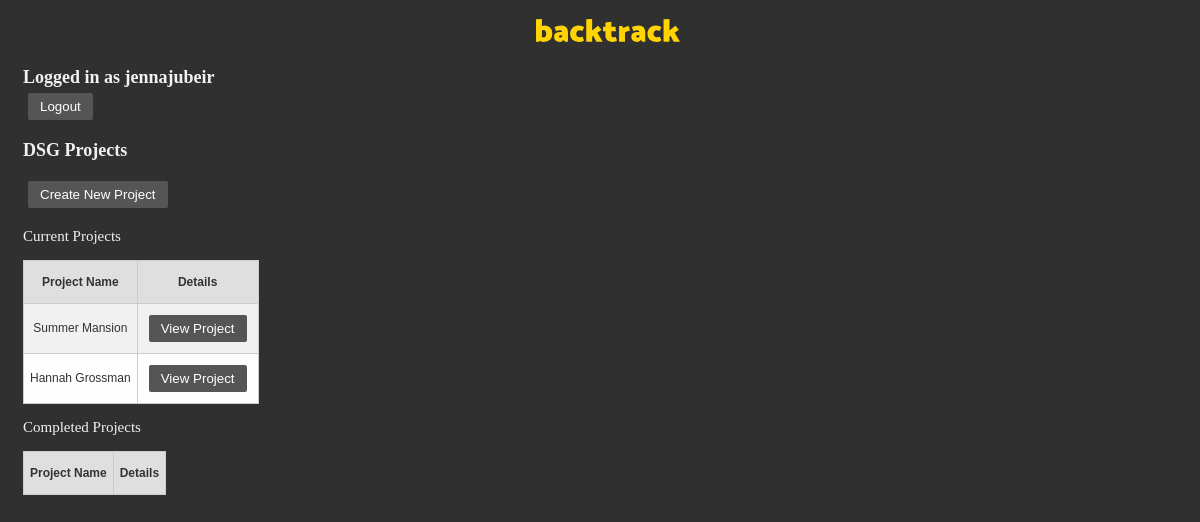
The app's page /backtrack/projects (signed in), older data.
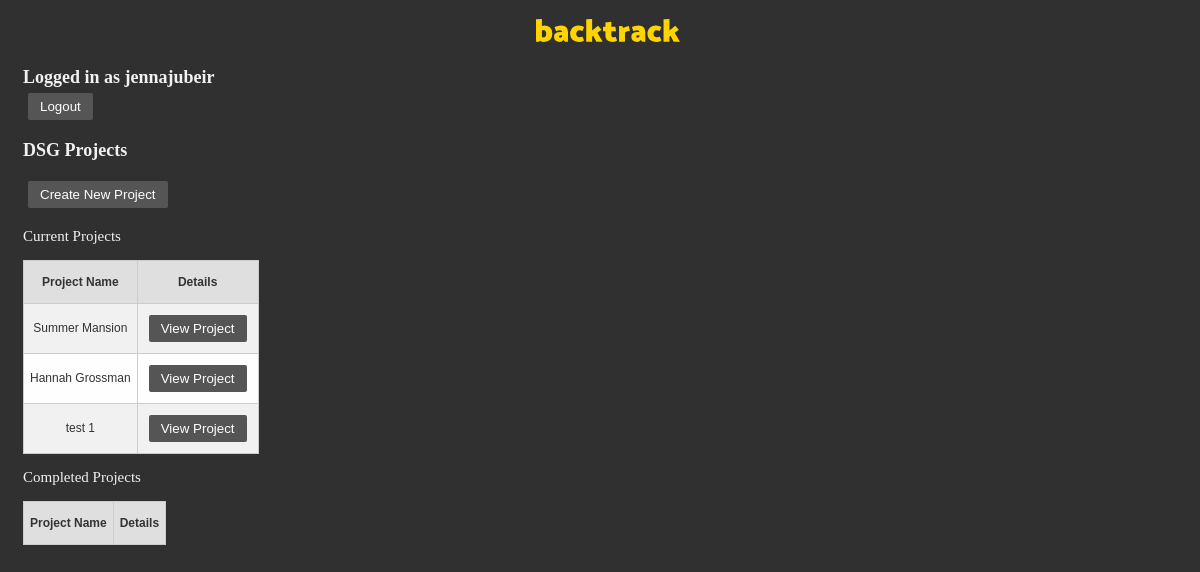
The same page, newer data.
### backtrack/models.py (models this page shows, shortened)
class Project(models.Model):
    name = models.CharField(max_length=200)
    status = models.CharField(max_length=200, default=ProjectStatus.CURRENT.value, choices=ProjectStatus.choices())

### backtrack/views.py (the view)
# urls.py: urlpatterns = [path('projects', views.ViewAllProjects.as_view(), name='projects'),
class ViewAllProjects(TemplateView):
    template_name = "project_list.html"
    def get_context_data(self, **kwargs):
        context = super().get_context_data(**kwargs)
        context['project_list1'] = Project.objects.filter(status=ProjectStatus.CURRENT.value)
        context['project_list2'] = Project.objects.filter(status=ProjectStatus.COMPLETE.value)
        return context

### templates/project_list.html (shortened to what this page needs)
{% load static %}
<!DOCTYPE html>
<html>
    <head>
        <link rel="stylesheet" href="{% static 'css/template.css' %}">
        <div class="page-header">
            <h1 style="text-align: center;"><img width="144" src="{% static 'backtrack.svg' %}" alt="Backtrack"/>
            </h1>
            <h2>Logged in as {{ user }}
                <form action="/">
                    <button type="submit">Logout</button>
                </form>
            </h2>
        </div>
        <h2> DSG Projects </h1>
    </head>
    <body>
    {% block content %}
    {% if user.is_authenticated %}
        <form action="projects/create-new-project">
            <button type="submit">Create New Project</button>
        </form>
        <p> Current Projects</p>
            <table>
                    <tr>
                        <th>Project Name</th>
                        <th>Details</th>
                    </tr>
                    {% for project in project_list1 %}
                    <tr>
                        <td> {{ project.name }} </td>
                        <td>
                            <form action="projects/{{project.id}}">
                                <button type="submit">View Project</button>
                            </form>
                        </td>
                    </tr>
                    {% endfor %}
            </table>
        <p> Completed Projects</p>
            <table>
                <tr>
                    <th>Project Name</th>
                    <th>Details</th>
                </tr>
            </table>
    </body>
    {%else%}
        <p>You are not logged in</p>
        <a href="{% url 'login' %}">login</a>
    {% endif %}
    {% endblock %}
</html>

Row changes from the older to the newer data that the page shows:
added Project: name "test 1"
